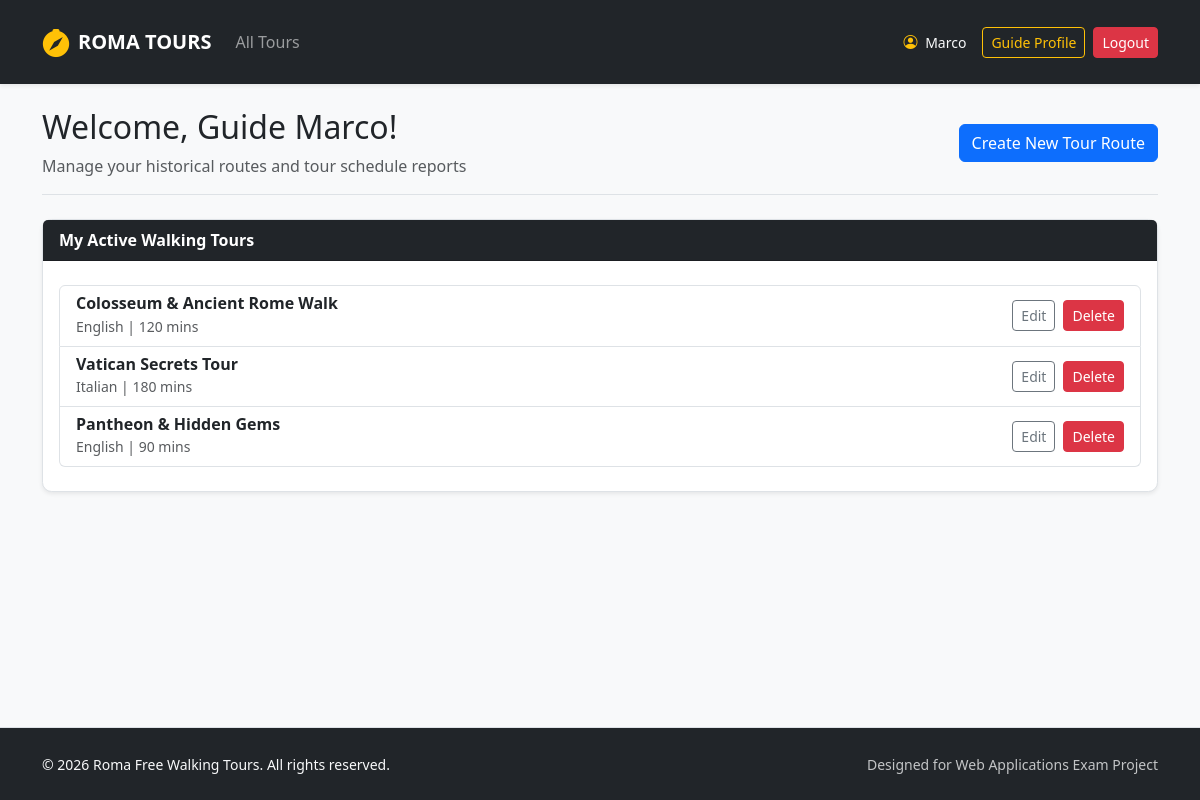
Page /guide/profile (signed in) on the earlier database version.
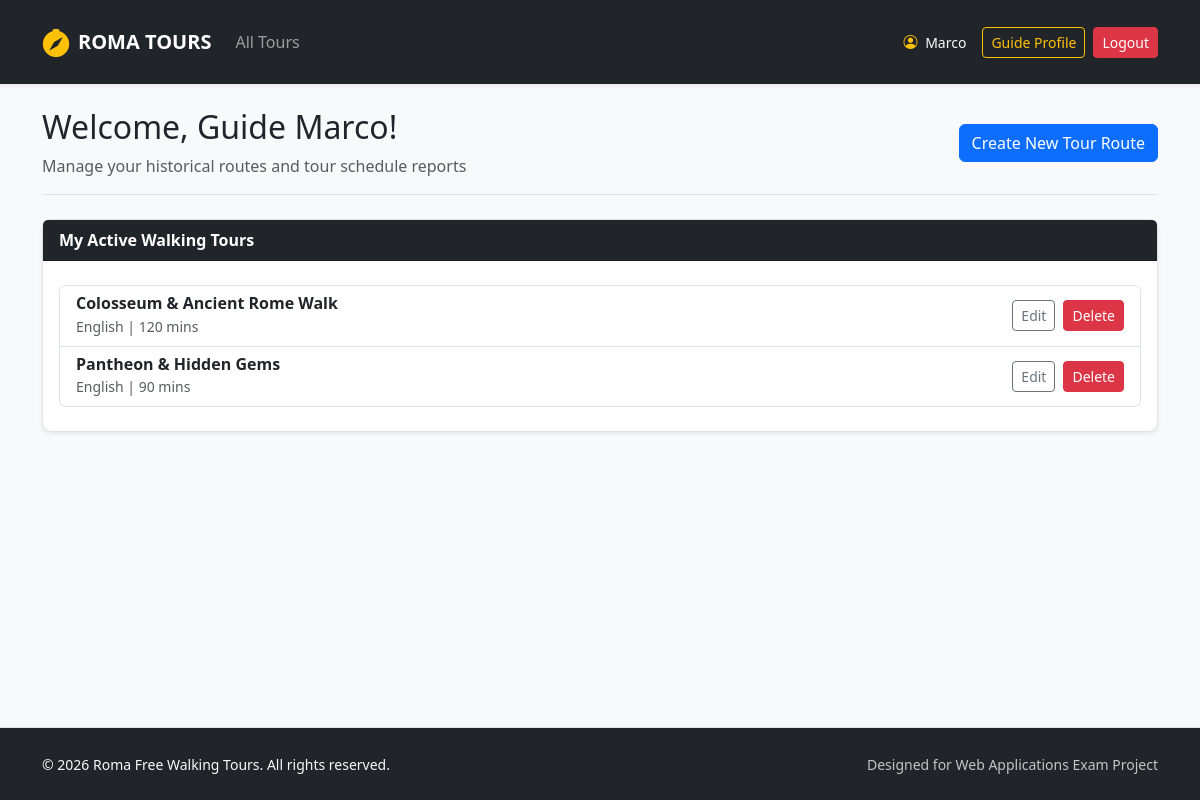
Same page on the later database version.
### tables this page shows
CREATE TABLE users (
            id INTEGER PRIMARY KEY AUTOINCREMENT,
            name TEXT NOT NULL,
            surname TEXT NOT NULL,
            email TEXT UNIQUE NOT NULL,
            password TEXT NOT NULL,
            role TEXT CHECK(role IN ('guide', 'participant', 'administrator')) NOT NULL,
            languages TEXT
        );

CREATE TABLE tours (
            id INTEGER PRIMARY KEY AUTOINCREMENT,
            guide_id INTEGER NOT NULL,
            title TEXT NOT NULL,
            meeting_point TEXT NOT NULL,
            duration INTEGER NOT NULL,
            language TEXT NOT NULL,
            max_participants INTEGER NOT NULL,
            description TEXT NOT NULL,
            stops TEXT NOT NULL,
            photos TEXT NOT NULL,
            FOREIGN KEY (guide_id) REFERENCES users(id) ON DELETE CASCADE
        );

### routes/auth_routes.py (the view)
@auth_bp.route("/guide/profile")
@login_required
@guide_required
def profile_guide():
    from dao.tours_dao import get_tours_by_guide_id
    my_tours = get_tours_by_guide_id(current_user.id)
    return render_template("profile_guide.html", tours=my_tours)

### app.py (called while the page is built)
@login_manager.user_loader
def load_user(user_id):
    db_user = get_user_by_id(user_id)
    if db_user:
        return User(
            id=db_user["id"], name=db_user["name"], surname=db_user["surname"],
            email=db_user["email"], role=db_user["role"], languages=db_user["languages"]
        )
    return None

### dao/tours_dao.py (called while the page is built)
def get_tours_by_guide_id(p_guide_id):
    query = "SELECT * FROM tours WHERE guide_id = ?"
    conn = sqlite3.connect("roma_tours.db")
    conn.row_factory = sqlite3.Row
    cursor = conn.cursor()
    cursor.execute(query, (p_guide_id,))
    tours = cursor.fetchall()
    cursor.close()
    conn.close()
    return tours

### dao/users_dao.py (called while the page is built)
def get_user_by_id(p_id):
    query = "SELECT * FROM users WHERE id = ?"
    conn = sqlite3.connect("roma_tours.db")
    conn.row_factory = sqlite3.Row
    cursor = conn.cursor()
    cursor.execute(query, (p_id,))
    db_user = cursor.fetchone()
    cursor.close()
    conn.close()
    return db_user

### routes/auth_routes.py (called while the page is built)
def guide_required(f):
    @wraps(f)
    def decorated_function(*args, **kwargs):
        if not current_user.is_authenticated or current_user.role != 'guide':
            flash("Only guides can access this page.", "danger")
            return redirect(url_for("home"))
        return f(*args, **kwargs)
    return decorated_function

### templates/profile_guide.html (shortened to what this page needs)
{% extends 'base.html' %}
{% block content %}
<div class="col-12">
  <div class="d-flex flex-wrap justify-content-between align-items-center mb-4 border-bottom pb-3">
    <div>
      <h2>Welcome, Guide {{ current_user.name }}!</h2>
      <p class="text-muted mb-0">Manage your historical routes and tour schedule reports</p>
    </div>
    <a href="{{ url_for('guide.new_tour') }}" class="btn btn-primary">Create New Tour Route</a>
  </div>
  <div class="card shadow-sm border mb-4">
    <div class="card-header bg-dark text-white fw-bold">My Active Walking Tours</div>
    <div class="card-body py-4">
       {% if tours %}
         <div class="list-group">
           {% for tour in tours %}
             <div class="list-group-item d-flex justify-content-between align-items-center">
               <div>
                 <h6 class="mb-0 fw-bold">{{ tour.title }}</h6>
                 <small class="text-muted">{{ tour.language }} | {{ tour.duration }} mins</small>
               </div>
               <div class="d-flex gap-2">
                 <a href="{{ url_for('guide.edit_tour', tour_id=tour.id) }}" class="btn btn-sm btn-outline-secondary">Edit</a>
                 <form action="{{ url_for('guide.delete_tour', tour_id=tour.id) }}" method="POST" class="d-inline">
                    <button type="submit"
                            class="btn btn-sm btn-danger"
                            onclick="return confirm('Are you sure you want to delete this tour?')">
                      Delete
                    </button>
                 </form>
               </div>
             </div>
           {% endfor %}
         </div>
       {% else %}
         <div class="text-center text-muted">
           <i class="bi bi-map fs-2 mb-2 d-block text-secondary"></i>
           <p class="mb-0 small">No custom tour routes created yet. Click the button above to start your first tour!</p>
         </div>
       {% endif %}
    </div>
  </div>
</div>
{% endblock %}

### templates/base.html (shortened to what this page needs)
<!DOCTYPE html>
<html lang="en">
<head>
  <link href="https://cdn.jsdelivr.net/npm/bootstrap@5.3.2/dist/css/bootstrap.min.css" rel="stylesheet">
  <link rel="stylesheet" href="https://cdn.jsdelivr.net/npm/bootstrap-icons@1.11.3/font/bootstrap-icons.min.css">
  <link rel="stylesheet" href="{{ url_for('static', filename='css/styles.css') }}">
</head>
<body class="d-flex flex-column min-vh-100">
  <nav class="navbar navbar-expand-lg navbar-dark bg-dark shadow-sm py-3 mb-4">
    <div class="container">
      <a class="navbar-brand d-flex align-items-center fw-bold text-uppercase tracking-wider" href="{{ url_for('roma_tours') }}">
        <i class="bi bi-compass-fill me-2 text-warning fs-3"></i> Roma Tours
      </a>
      <div class="collapse navbar-collapse" id="mainNav">
        <ul class="navbar-nav me-auto mb-2 mb-lg-0">
          <li class="nav-item">
            <a class="nav-link {% if request.endpoint == 'home' %}active{% endif %}" href="{{ url_for('home') }}">All Tours</a>
          </li>
        </ul>
        <div class="d-flex align-items-center gap-2">
          {% if current_user.is_authenticated %}
            <span class="text-light me-2 small">
              <i class="bi bi-person-circle me-1 text-warning"></i> {{ current_user.name }}
            </span>
            {% if current_user.role == 'administrator' %}
              <a href="{{ url_for('auth.profile_admin') }}" class="btn btn-outline-warning btn-sm">Admin Dashboard</a>
            {% elif current_user.role == 'guide' %}
              <a href="{{ url_for('auth.profile_guide') }}" class="btn btn-outline-warning btn-sm">Guide Profile</a>
            {% else %}
              <a href="{{ url_for('auth.profile_participant') }}" class="btn btn-outline-warning btn-sm">My Bookings</a>
            {% endif %}
            <a href="{{ url_for('auth.logout') }}" class="btn btn-danger btn-sm">Logout</a>
          {% endif %}
        </div>
      </div>
    </div>
  </nav>
  <div class="container flex-grow-1">
    <div class="row g-4">
      {% block content %}{% endblock %}
    </div>
  </div>
  <footer class="mt-auto border-top bg-dark text-light">
    <div class="container py-4">
      <div class="row align-items-center">
        <div class="col-12 col-md-6 text-center text-md-start">
          <span class="small">© 2026 Roma Free Walking Tours. All rights reserved.</span>
        </div>
        <div class="col-12 col-md-6 text-center text-md-end mt-2 mt-md-0">
          <span class="small opacity-75">Designed for Web Applications Exam Project</span>
        </div>
      </div>
    </div>
  </footer>
</body>
</html>

### static/css/styles.css (style rules this page uses)
body { background-color: #f8f9fa; font-family: 'Segoe UI', Tahoma, Geneva, Verdana, sans-serif; font-size: 1rem; }
.card { border: none; border-radius: 0.6rem; transition: transform 0.2s ease, box-shadow 0.2s ease; }

Differences in the rows shown:
removed tours: title "Vatican Secrets Tour", language "Italian", duration "180"
